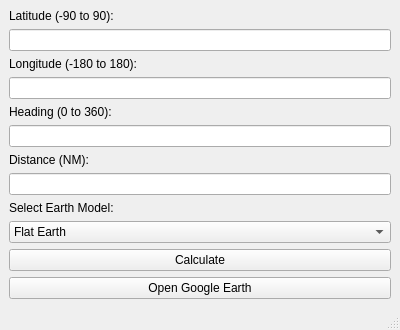
<?xml version="1.0" encoding="UTF-8"?>
<ui version="4.0">
 <class>MainWindow</class>
 <widget class="QMainWindow" name="MainWindow">
  <property name="geometry">
   <rect>
    <x>0</x>
    <y>0</y>
    <width>400</width>
    <height>300</height>
   </rect>
  </property>
  <property name="windowTitle">
   <string>Coordinate Calculator</string>
  </property>
  <widget class="QWidget" name="centralwidget">
   <layout class="QVBoxLayout" name="verticalLayout">
    <item>
     <widget class="QLabel" name="labelLatitude">
      <property name="text">
       <string>Latitude (-90 to 90):</string>
      </property>
     </widget>
    </item>
    <item>
     <widget class="QLineEdit" name="latitudeInput"/>
    </item>
    <item>
     <widget class="QLabel" name="labelLongitude">
      <property name="text">
       <string>Longitude (-180 to 180):</string>
      </property>
     </widget>
    </item>
    <item>
     <widget class="QLineEdit" name="longitudeInput"/>
    </item>
    <item>
     <widget class="QLabel" name="labelHeading">
      <property name="text">
       <string>Heading (0 to 360):</string>
      </property>
     </widget>
    </item>
    <item>
     <widget class="QLineEdit" name="headingInput"/>
    </item>
    <item>
     <widget class="QLabel" name="labelDistance">
      <property name="text">
       <string>Distance (NM):</string>
      </property>
     </widget>
    </item>
    <item>
     <widget class="QLineEdit" name="distanceInput"/>
    </item>
    <item>
     <widget class="QLabel" name="labelModel">
      <property name="text">
       <string>Select Earth Model:</string>
      </property>
     </widget>
    </item>
    <item>
     <widget class="QComboBox" name="modelInput">
      <item>
       <property name="text">
        <string>Flat Earth</string>
       </property>
      </item>
      <item>
       <property name="text">
        <string>Spherical Earth</string>
       </property>
      </item>
      <item>
       <property name="text">
        <string>WGS84</string>
       </property>
      </item>
     </widget>
    </item>
    <item>
     <widget class="QPushButton" name="calculateButton">
      <property name="text">
       <string>Calculate</string>
      </property>
     </widget>
    </item>
    <!-- Aggiunta del nuovo pulsante "Open Google Earth" -->
    <item>
     <widget class="QPushButton" name="onWebButton">
      <property name="text">
       <string>Open Google Earth</string>
      </property>
     </widget>
    </item>
   </layout>
  </widget>
  <widget class="QMenuBar" name="menubar"/>
  <widget class="QStatusBar" name="statusbar"/>
 </widget>
 <resources/>
 <connections/>
</ui>
